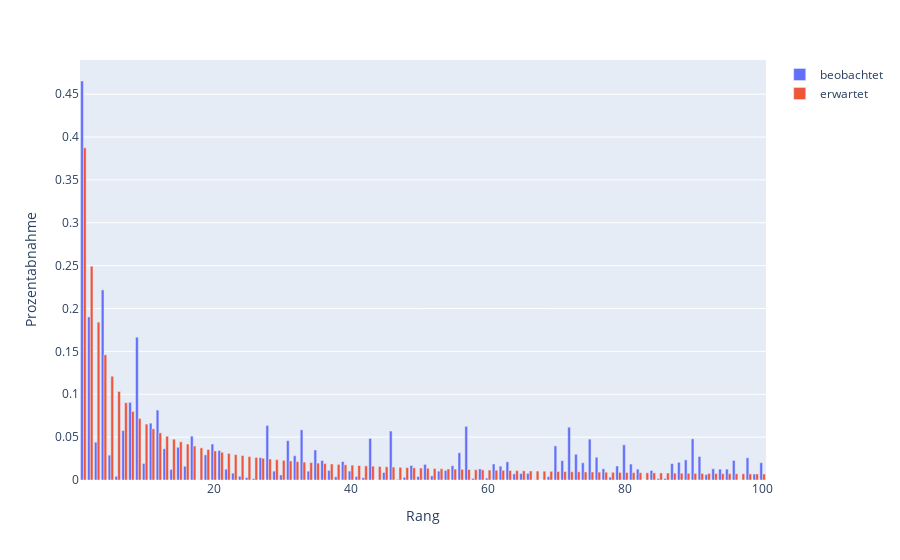

The code cell stored with this chart in its notebook:
### Code cell
plot_df = authors_ranked.head(100).rename(
    columns={
        'canonicity_drop_rel': 'beobachtet',
        'canonicity_drop_rel_predicted': 'erwartet'
    }
)

fig = px.bar(
    plot_df, 
    x='canonicity_score_rank', 
    y=['beobachtet', 'erwartet'], 
    barmode='group',
    hover_data=['GND_name']
)
fig.update_layout(
    xaxis=dict(
        showticklabels=True,
        title="Rang"
    ),
    yaxis=dict(
        title="Prozentabnahme"
    ),
    legend_title_text=''   # removes legend title
)
fig.show()
# fig.write_image("abb5.png", width=800, height=400, scale = 4)

### Figure 1 — Plotly figure (JSON) as saved in the notebook; plotly's stock layout.template omitted (floating-point values rounded to 4 significant figures)
{"data": [{"alignmentgroup": "True", "customdata": [["Goethe, Johann Wolfgang von"], ["Schiller, Friedrich"], ["Kleist, Heinrich von"], ["Brecht, Bertolt"], ["Mann, Thomas"], ["Kafka, Franz"], ["Lessing, Gotthold Ephraim"], ["Hoffmann, E. T. A."], ["Heine, Heinrich"], ["Hofmannsthal, Hugo von"], ["Fontane, Theodor"], ["Hölderlin, Friedrich"], ["Rilke, Rainer Maria"], ["Grass, Günter"], ["Büchner, Georg"], ["Stifter, Adalbert"], ["Hauptmann, Gerhart"], ["Handke, Peter"], ["Tieck, Ludwig"], ["Eichendorff, Joseph von"], ["Nietzsche, Friedrich"], ["Jean Paul"], ["Bachmann, Ingeborg"], ["Gryphius, Andreas"], ["Musil, Robert"], ["Döblin, Alfred"], ["Schnitzler, Arthur"], ["Wieland, Christoph Martin"], ["Benn, Gottfried"], ["Wolf, Christa"], ["Herder, Johann Gottfried von"], ["Keller, Gottfried"], ["Grillparzer, Franz"], ["Storm, Theodor"], ["Moritz, Karl Philipp"], ["Jelinek, Elfriede"], ["Mörike, Eduard"], ["Novalis"], ["Brentano, Clemens"], ["Mann, Heinrich"], ["Zweig, Stefan"], ["Schlegel, Friedrich von"], ["Bernhard, Thomas"], ["Hebbel, Friedrich"], ["Böll, Heinrich"], ["Raabe, Wilhelm"], ["Johnson, Uwe"], ["Seghers, Anna"], ["Grimmelshausen, Hans Jakob Christoffel von"], ["Schmidt, Arno"], ["Frisch, Max"], ["Lenz, Jakob Michael Reinhold"], ["Wedekind, Frank"], ["Weiss, Peter"], ["Kraus, Karl"], ["Roth, Joseph"], ["Müller, Heiner"], ["Celan, Paul"], ["Meyer, Conrad Ferdinand"], ["Jünger, Ernst"], ["Droste-Hülshoff, Annette von"], ["Opitz, Martin"], ["Lasker-Schüler, Else"], ["Klopstock, Friedrich Gottlieb"], ["Nestroy, Johann"], ["Gottsched, Johann Christoph"], ["Dürrenmatt, Friedrich"], ["George, Stefan"], ["Hesse, Hermann"], ["Lohenstein, Daniel Casper von"], ["Strauß, Botho"], ["Walser, Robert"], ["Müller, Herta"], ["Horváth, Ödön von"], ["Arnim, Achim von"], ["Holz, Arno"], ["La Roche, Sophie von"], ["Kästner, Erich"], ["Trakl, Georg"], ["Tucholsky, Kurt"], ["Jandl, Ernst"], ["Chamisso, Adelbert von"], ["Koeppen, Wolfgang"], ["Enzensberger, Hans Magnus"], ["Gellert, Christian Fürchtegott"], ["Grimm, Jacob"], ["Remarque, Erich Maria"], ["Toller, Ernst"], ["Mann, Klaus"], ["Walser, Martin"], ["Arnim, Bettina von"], ["Gotthelf, Jeremias"], ["May, Karl"], ["Fleißer, Marieluise"], ["Aichinger, Ilse"], ["Grimm, Wilhelm"], ["Kracht, Christian"], ["Werfel, Franz"], ["Kracauer, Siegfried"], ["Doderer, Heimito von"]], "hovertemplate": "variable=beobachtet<br>canonicity_score_rank=%{x}<br>value=%{y}<br>GND_name=%{customdata[0]}<extra></extra>", "legendgroup": "beobachtet", "marker": {"color": "#636efa", "pattern": {"shape": ""}}, "name": "beobachtet", "offsetgroup": "beobachtet", "orientation": "v", "showlegend": true, "textposition": "auto", "type": "bar", "x": [1, 2, 3, 4, 5, 6, 7, 8, 9, 10, 11, 12, 13, 14, 15, 16, 17, 18, 19, 20, 21, 22, 23, 24, 25, 26, 27, 28, 29, 30, 31, 32, 33, 34, 35, 36, 37, 38, 39, 40, 41, 42, 43, 44, 45, 46, 47, 48, 49, 50, 51, 52, 53, 54, 55, 56, 57, 58, 59, 60, 61, 62, 63, 64, 65, 66, 67, 68, 69, 70, 71, 72, 73, 74, 75, 76, 77, 78, 79, 80, 81, 82, 83, 84, 85, 86, 87, 88, 89, 90, 91, 92, 93, 94, 95, 96, 97, 98, 99, 100], "xaxis": "x", "y": [0.4654, 0.1902, 0.04411, 0.2217, 0.029, 0.004364, 0.05768, 0.09059, 0.1666, 0.01933, 0.06633, 0.08154, 0.03644, 0.01232, 0.03817, 0.01608, 0.05116, 0.0002298, 0.02935, 0.04198, 0.03441, 0.01261, 0.00799, 0.004401, 0.002845, 0.001579, 0.02611, 0.06362, 0.01035, 0.005859, 0.04586, 0.02827, 0.05851, 0.01029, 0.03503, 0.02268, 0.01119, 0.003733, 0.0215, 0.01047, 0.004115, 0.002659, 0.0485, 0.0001924, 0.00875, 0.0571, 0.0007008, 0.003169, 0.01691, 0.004053, 0.01822, 0.004847, 0.01032, 0.01114, 0.01665, 0.03178, 0.06256, 0.001881, 0.01295, 0.002263, 0.0187, 0.01617, 0.02122, 0.00721, 0.007582, 0.00771, 0.0003273, 7.553e-06, 0.004062, 0.03975, 0.02259, 0.06159, 0.03005, 0.02006, 0.04767, 0.02657, 0.01306, 0.003352, 0.01632, 0.04105, 0.01859, 0.01266, 1.484e-05, 0.01107, 0.001647, 0.001883, 0.01904, 0.02063, 0.02344, 0.04797, 0.02743, 0.006269, 0.01312, 0.01266, 0.01267, 0.02282, 0.0001675, 0.02597, 0.006986, 0.02018], "yaxis": "y"}, {"alignmentgroup": "True", "customdata": [["Goethe, Johann Wolfgang von"], ["Schiller, Friedrich"], ["Kleist, Heinrich von"], ["Brecht, Bertolt"], ["Mann, Thomas"], ["Kafka, Franz"], ["Lessing, Gotthold Ephraim"], ["Hoffmann, E. T. A."], ["Heine, Heinrich"], ["Hofmannsthal, Hugo von"], ["Fontane, Theodor"], ["Hölderlin, Friedrich"], ["Rilke, Rainer Maria"], ["Grass, Günter"], ["Büchner, Georg"], ["Stifter, Adalbert"], ["Hauptmann, Gerhart"], ["Handke, Peter"], ["Tieck, Ludwig"], ["Eichendorff, Joseph von"], ["Nietzsche, Friedrich"], ["Jean Paul"], ["Bachmann, Ingeborg"], ["Gryphius, Andreas"], ["Musil, Robert"], ["Döblin, Alfred"], ["Schnitzler, Arthur"], ["Wieland, Christoph Martin"], ["Benn, Gottfried"], ["Wolf, Christa"], ["Herder, Johann Gottfried von"], ["Keller, Gottfried"], ["Grillparzer, Franz"], ["Storm, Theodor"], ["Moritz, Karl Philipp"], ["Jelinek, Elfriede"], ["Mörike, Eduard"], ["Novalis"], ["Brentano, Clemens"], ["Mann, Heinrich"], ["Zweig, Stefan"], ["Schlegel, Friedrich von"], ["Bernhard, Thomas"], ["Hebbel, Friedrich"], ["Böll, Heinrich"], ["Raabe, Wilhelm"], ["Johnson, Uwe"], ["Seghers, Anna"], ["Grimmelshausen, Hans Jakob Christoffel von"], ["Schmidt, Arno"], ["Frisch, Max"], ["Lenz, Jakob Michael Reinhold"], ["Wedekind, Frank"], ["Weiss, Peter"], ["Kraus, Karl"], ["Roth, Joseph"], ["Müller, Heiner"], ["Celan, Paul"], ["Meyer, Conrad Ferdinand"], ["Jünger, Ernst"], ["Droste-Hülshoff, Annette von"], ["Opitz, Martin"], ["Lasker-Schüler, Else"], ["Klopstock, Friedrich Gottlieb"], ["Nestroy, Johann"], ["Gottsched, Johann Christoph"], ["Dürrenmatt, Friedrich"], ["George, Stefan"], ["Hesse, Hermann"], ["Lohenstein, Daniel Casper von"], ["Strauß, Botho"], ["Walser, Robert"], ["Müller, Herta"], ["Horváth, Ödön von"], ["Arnim, Achim von"], ["Holz, Arno"], ["La Roche, Sophie von"], ["Kästner, Erich"], ["Trakl, Georg"], ["Tucholsky, Kurt"], ["Jandl, Ernst"], ["Chamisso, Adelbert von"], ["Koeppen, Wolfgang"], ["Enzensberger, Hans Magnus"], ["Gellert, Christian Fürchtegott"], ["Grimm, Jacob"], ["Remarque, Erich Maria"], ["Toller, Ernst"], ["Mann, Klaus"], ["Walser, Martin"], ["Arnim, Bettina von"], ["Gotthelf, Jeremias"], ["May, Karl"], ["Fleißer, Marieluise"], ["Aichinger, Ilse"], ["Grimm, Wilhelm"], ["Kracht, Christian"], ["Werfel, Franz"], ["Kracauer, Siegfried"], ["Doderer, Heimito von"]], "hovertemplate": "variable=erwartet<br>canonicity_score_rank=%{x}<br>value=%{y}<br>GND_name=%{customdata[0]}<extra></extra>", "legendgroup": "erwartet", "marker": {"color": "#EF553B", "pattern": {"shape": ""}}, "name": "erwartet", "offsetgroup": "erwartet", "orientation": "v", "showlegend": true, "textposition": "auto", "type": "bar", "x": [1, 2, 3, 4, 5, 6, 7, 8, 9, 10, 11, 12, 13, 14, 15, 16, 17, 18, 19, 20, 21, 22, 23, 24, 25, 26, 27, 28, 29, 30, 31, 32, 33, 34, 35, 36, 37, 38, 39, 40, 41, 42, 43, 44, 45, 46, 47, 48, 49, 50, 51, 52, 53, 54, 55, 56, 57, 58, 59, 60, 61, 62, 63, 64, 65, 66, 67, 68, 69, 70, 71, 72, 73, 74, 75, 76, 77, 78, 79, 80, 81, 82, 83, 84, 85, 86, 87, 88, 89, 90, 91, 92, 93, 94, 95, 96, 97, 98, 99, 100], "xaxis": "x", "y": [0.3875, 0.2493, 0.1841, 0.146, 0.121, 0.1033, 0.09012, 0.07993, 0.07181, 0.06519, 0.05969, 0.05504, 0.05107, 0.04763, 0.04462, 0.04197, 0.03962, 0.03752, 0.03563, 0.03392, 0.03237, 0.03095, 0.02965, 0.02846, 0.02736, 0.02634, 0.02539, 0.02451, 0.02369, 0.02293, 0.02221, 0.02153, 0.02089, 0.02029, 0.01973, 0.01919, 0.01869, 0.0182, 0.01775, 0.01731, 0.0169, 0.01651, 0.01613, 0.01577, 0.01543, 0.0151, 0.01478, 0.01448, 0.01419, 0.01391, 0.01364, 0.01338, 0.01313, 0.01289, 0.01266, 0.01244, 0.01223, 0.01202, 0.01182, 0.01162, 0.01144, 0.01125, 0.01108, 0.01091, 0.01074, 0.01058, 0.01042, 0.01027, 0.01013, 0.009983, 0.009844, 0.009709, 0.009577, 0.009449, 0.009325, 0.009203, 0.009085, 0.00897, 0.008858, 0.008748, 0.008641, 0.008537, 0.008435, 0.008336, 0.008238, 0.008144, 0.008051, 0.00796, 0.007872, 0.007785, 0.0077, 0.007617, 0.007536, 0.007457, 0.007379, 0.007303, 0.007228, 0.007155, 0.007083, 0.007013], "yaxis": "y"}], "layout": {"barmode": "group", "legend": {"title": {"text": ""}, "tracegroupgap": 0}, "margin": {"t": 60}, "xaxis": {"anchor": "y", "domain": [0, 1], "showticklabels": true, "title": {"text": "Rang"}}, "yaxis": {"anchor": "x", "domain": [0, 1], "title": {"text": "Prozentabnahme"}}}}
